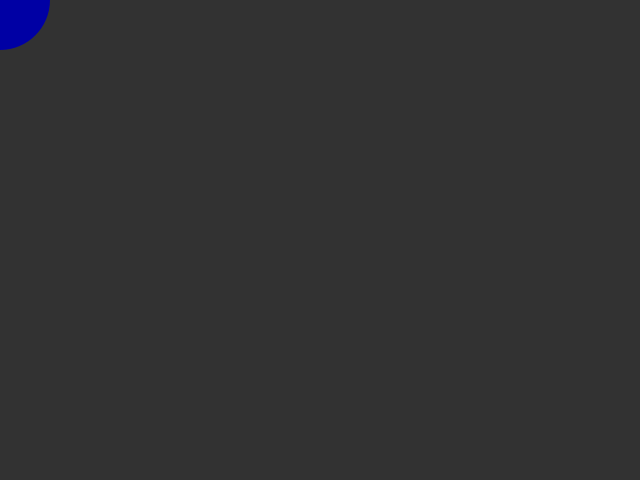
Frame 1 (no input)
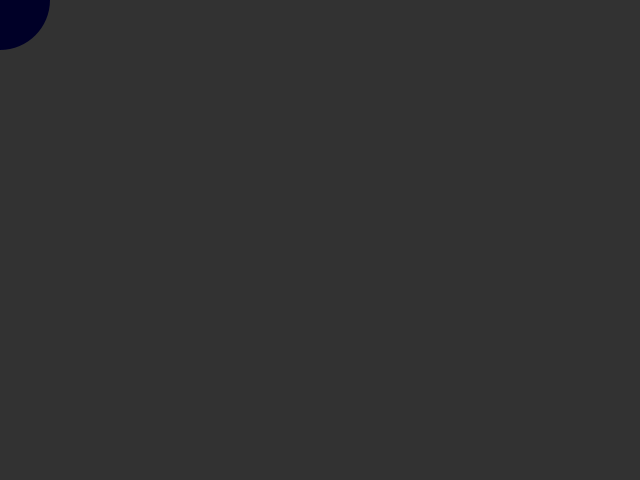
Frame 60 (the mouse pressed at the canvas centre just before this capture)
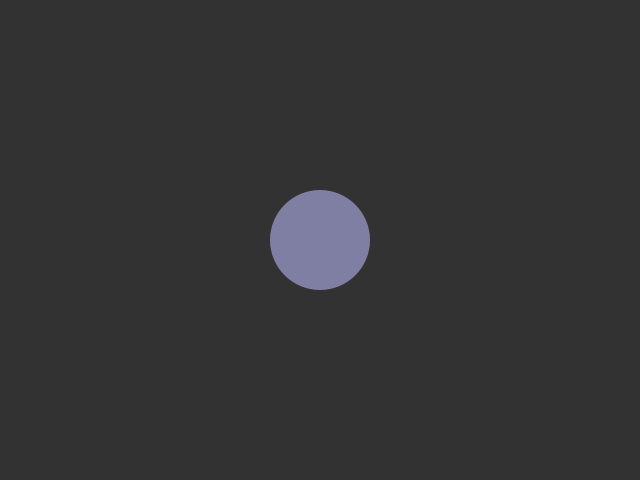
Frame 120 (the mouse held since frame 60 and released just before this capture)

The Processing sketch that drew these frames (run headless with seeded random() and noise(); from frame 60 on, the mouse is pressed at the canvas centre):

// Processing sketch: sketch_150214b
// ── sketch_150214b.pde
float x;
float y;

void setup(){
  size(640, 480);
  background(#323232);
  noStroke();
  noCursor();
}

void draw(){
  background(#323232);
  x = mouseX;
  y = mouseY;
  float r = map(x, 0, 640, 0, 255);
  float g = map(y, 0, 480, 0, 255);
  
  fill(r, g, random(0, 255));
  ellipse(x, y, 100, 100);
}
